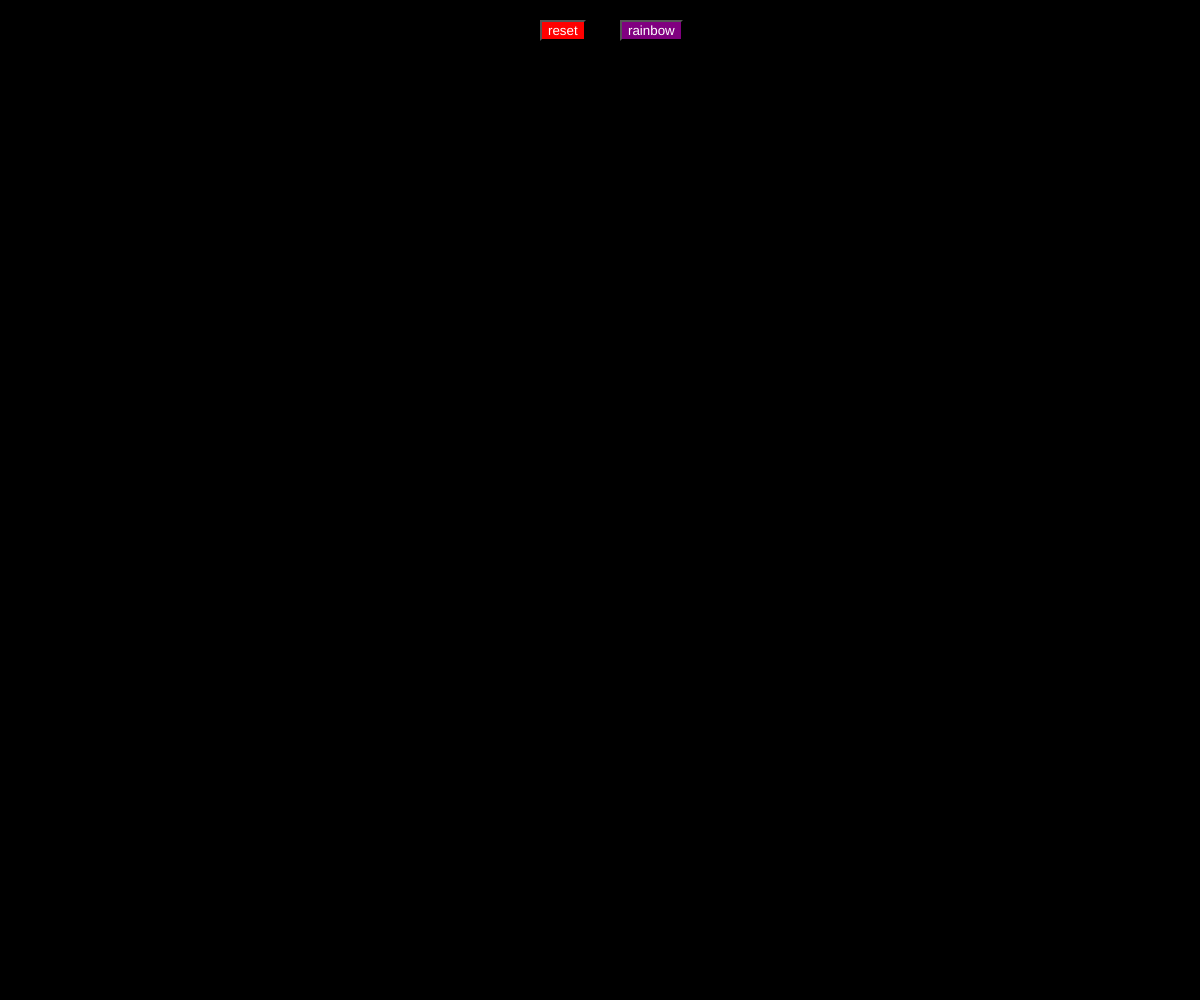
Frame 1 (no input)
Frame 60 (no input): identical to frame 1, image omitted
Frame 120 (the mouse pressed at the canvas centre since frame 60): identical to frame 1, image omitted

The p5.js sketch that drew this single still picture (run headless with seeded random() and noise() and a simulated clock; from frame 60 on, the mouse is pressed at the canvas centre):

// p5.js sketch
// ── sketch.js
var particles = [];
var canvas, button1, button2;
let israinbow = false;

function setup() {
	canvas = createCanvas(windowWidth, windowHeight);
	canvas.mouseClicked(addMore);
	button1 = createButton('rainbow');
	button1.position(windowWidth/2+20, 20);
	button1.mouseClicked(rainbow);
	button2 = createButton('reset');
	button2.position(windowWidth/2-60, 20);
	button2.mouseClicked(reset);

	//style buttons
	button1.style('background-color', 'purple');
	button1.style('color', '#fff');
	button2.style('background-color', 'red');
	button2.style('color', '#fff');
}

function draw() {
	background(0);

	for(var par of particles){
		par.update();
		par.show();
	}

}

function addMore(){
	particles.push(new Particle(mouseX,mouseY));
}

function windowResized() {
	// print('resized!');
	resizeCanvas(windowWidth, windowHeight);
	background(0);
	button1.position(windowWidth/2+20, 20);
	button2.position(windowWidth/2-60, 20);
}

function reset(){
	particles = [];
}

function rainbow(){
	israinbow = !israinbow;
}


// ── particle.js
let MAXHIST = 50;

function Particle(x, y) {

    this.coor = createVector(x, y);

    this.history = [];

    this.update = function () {

        this.coor.x += random(-10, 10);
        this.coor.y += random(-10, 10);
        this.history.push(createVector(this.coor.x, this.coor.y));

        if(this.history.length > MAXHIST){
            this.history.splice(0, 1);
        }
    }

    this.show = function () {
        noStroke();
        fill(255);
        ellipse(this.coor.x, this.coor.y, 20);

        for (var i = 0; i < this.history.length; i++) {
            var pos = this.history[i];
            var hist_len = this.history.length;
            if(israinbow){
                fill(random(255),random(255),random(255));
            }else{
                fill(map(i, 0, hist_len-1, 1, 255));
            }
            ellipse(pos.x, pos.y, i);
        }
    }

}
